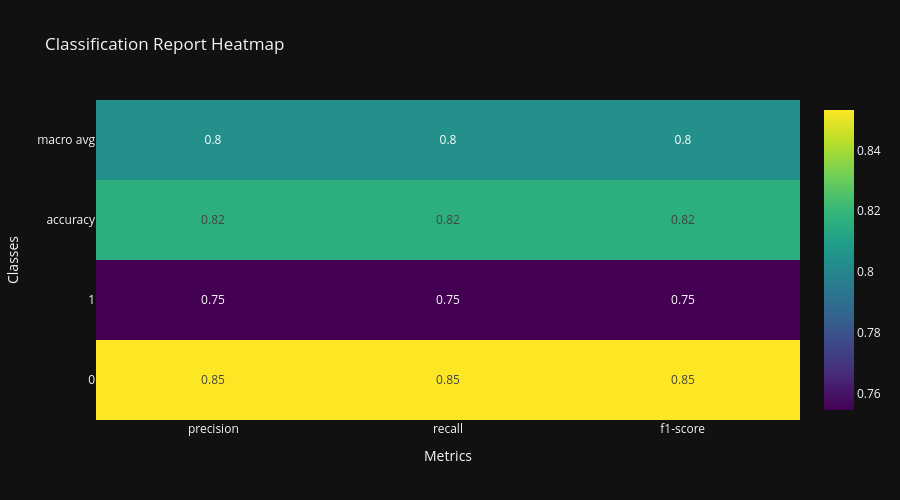

This figure's notebook cell:
### Code cell
# Generate classification report
report = classification_report(
    y_test,
    y_pred,
    output_dict=True
)

# Convert to DataFrame
report_df = pd.DataFrame(report).transpose()

# Keep only useful metrics
report_df = report_df.iloc[:-1, :-1]

fig = go.Figure(data=go.Heatmap(
    z=report_df.values,
    x=report_df.columns,
    y=report_df.index,
    text=report_df.round(2).values,
    texttemplate="%{text}",
    colorscale='Viridis'
))

fig.update_layout(
    title='Classification Report Heatmap',
    xaxis_title='Metrics',
    yaxis_title='Classes',
    template='plotly_dark',
    height=500
)

fig.show()

### Figure 1 — Plotly figure (JSON) as saved in the notebook; plotly's stock layout.template omitted (floating-point values rounded to 4 significant figures)
{"data": [{"colorscale": [[0, "#440154"], [0.1111, "#482878"], [0.2222, "#3e4989"], [0.3333, "#31688e"], [0.4444, "#26828e"], [0.5556, "#1f9e89"], [0.6667, "#35b779"], [0.7778, "#6ece58"], [0.8889, "#b5de2b"], [1, "#fde725"]], "text": [[0.85, 0.85, 0.85], [0.75, 0.75, 0.75], [0.82, 0.82, 0.82], [0.8, 0.8, 0.8]], "texttemplate": "%{text}", "type": "heatmap", "x": ["precision", "recall", "f1-score"], "y": ["0", "1", "accuracy", "macro avg"], "z": [[0.8533, 0.8533, 0.8533], [0.7545, 0.7545, 0.7545], [0.8163, 0.8163, 0.8163], [0.8039, 0.8039, 0.8039]]}], "layout": {"height": 500, "title": {"text": "Classification Report Heatmap"}, "xaxis": {"title": {"text": "Metrics"}}, "yaxis": {"title": {"text": "Classes"}}}}
